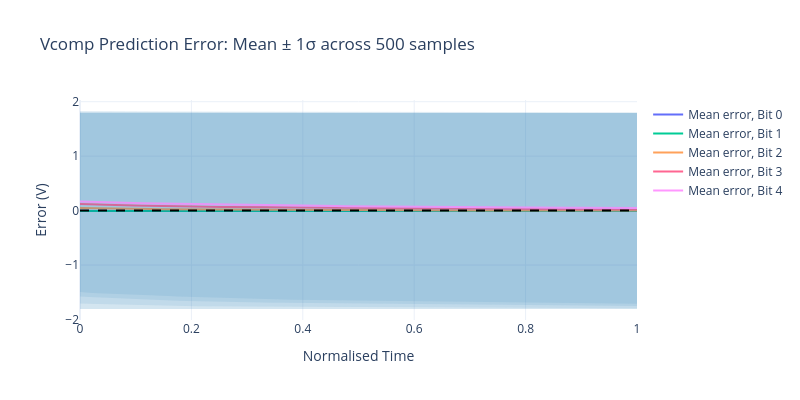

Notebook cell for this chart:
### Markdown cell above
### 4.2 Residual Error Waveforms

We plot $\hat{V}_{comp}(t) - V_{comp}(t)$ for multiple samples to see whether errors are systematic (biased) or random.

### Code cell
# Error analysis: vcomp residuals
vcomp_err = vcomp_pred - vcomp_gt  # (N, n_bits, T)

# Mean and std of error across N samples, per bit per time step
err_mean = vcomp_err.mean(axis=0)  # (n_bits, T)
err_std  = vcomp_err.std(axis=0)   # (n_bits, T)

fig_err = go.Figure()
for k in range(min(5, DESIGN.n_bits)):
    fig_err.add_trace(go.Scatter(
        x=t_np, y=err_mean[k],
        mode='lines',
        name=f'Mean error, Bit {k}',
        line=dict(width=2),
    ))
    fig_err.add_trace(go.Scatter(
        x=np.concatenate([t_np, t_np[::-1]]),
        y=np.concatenate([err_mean[k] + err_std[k], (err_mean[k] - err_std[k])[::-1]]),
        fill='toself', fillcolor=f'rgba(31,119,180,0.1)',
        line=dict(color='rgba(0,0,0,0)'),
        showlegend=False,
    ))

fig_err.add_hline(y=0, line_dash='dash', line_color='black')
fig_err.update_layout(
    title='Vcomp Prediction Error: Mean ± 1σ across 500 samples',
    xaxis_title='Normalised Time',
    yaxis_title='Error (V)',
    template='plotly_white',
    width=800, height=400,
)
fig_err.show()

print(f"\nMax mean error: {np.abs(err_mean).max():.4e} V")
print(f"Mean std error: {err_std.mean():.4e} V")
